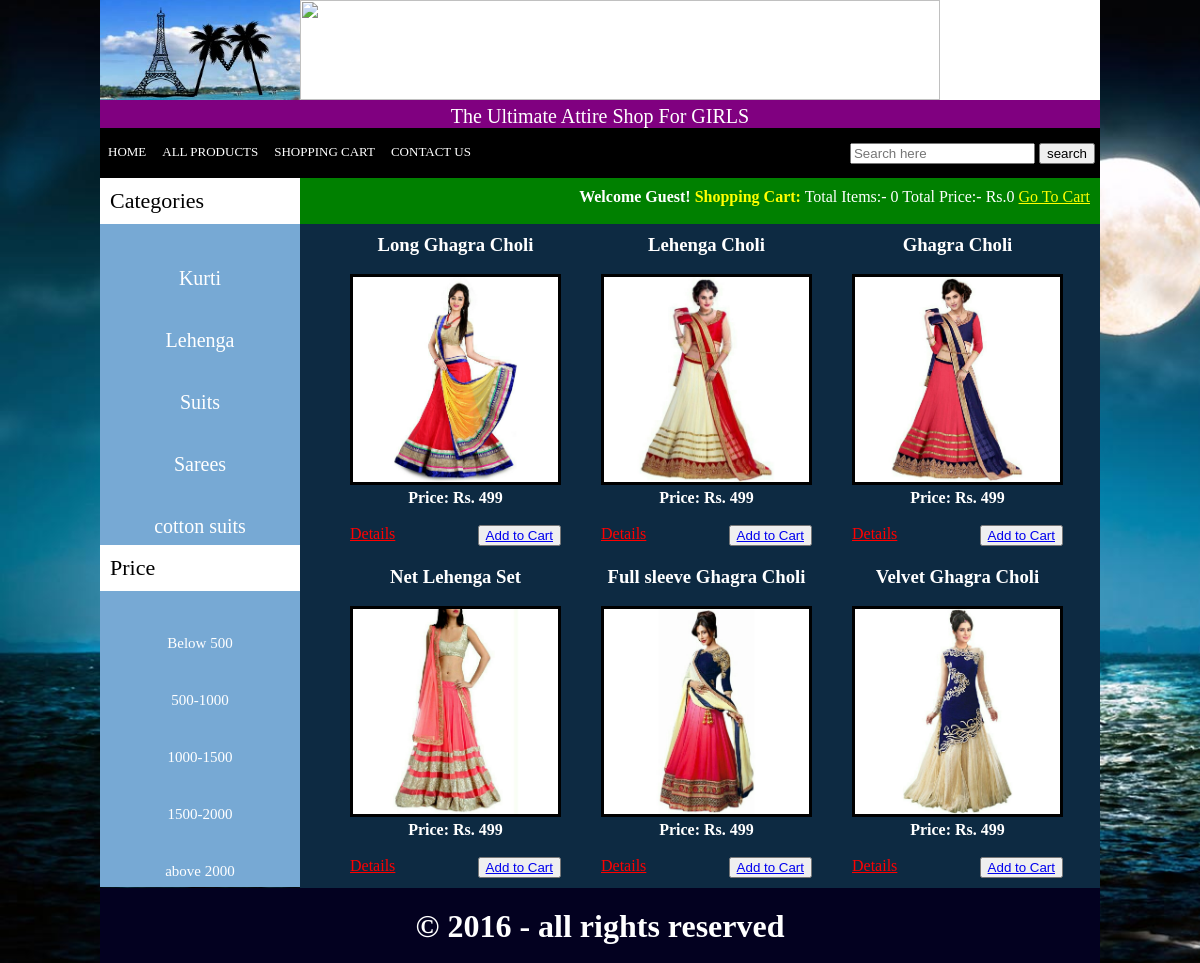
/index.php?cat=3, run on the app's committed database.
### tables this page shows
CREATE TABLE IF NOT EXISTS `categories` (
`cat_id` int(10) NOT NULL,
  `cat_title` text NOT NULL
);

CREATE TABLE IF NOT EXISTS `price` (
`price_id` int(10) NOT NULL,
  `price_title` text NOT NULL
);

CREATE TABLE IF NOT EXISTS `products` (
`product_id` int(10) NOT NULL,
  `cat_id` int(10) NOT NULL,
  `price_id` int(10) NOT NULL,
  `date` timestamp NOT NULL DEFAULT CURRENT_TIMESTAMP ON UPDATE CURRENT_TIMESTAMP,
  `product_title` text NOT NULL,
  `product_img1` text NOT NULL,
  `product_img2` text NOT NULL,
  `product_cost` int(10) NOT NULL,
  `product_desc` text NOT NULL,
  `product_keywords` text NOT NULL,
  `status` text NOT NULL
);

### functions/functions.php (the view, shortened to what this page needs)
<?php
$db = mysqli_connect("localhost","root","","myshop");
function getIp(){
	$ip =$_SERVER['REMOTE_ADDR'];
	return $ip;
}
function total_items(){
	if(isset($_GET['add_cart']))
	{
		global $db;
		$ip = getIp();
		$get_items = "select * from cart where ip_add='$ip'";
		$run_items = mysqli_query($db,$get_items);
		$count_items =mysqli_num_rows($run_items);
	}
		else{
			global $db;
		$ip = getIp();
		$get_items = "select * from cart where ip_add='$ip'";
		$run_items = mysqli_query($db,$get_items);
		$count_items =mysqli_num_rows($run_items);
		}
		echo $count_items;
}
function total_price(){
	$total=0;
	echo "Rs.".$total;
}
function getCatPro()
{
	global $db;
	    if(isset($_GET['cat'])){
				$cat_id= $_GET['cat'];
				$get_cat_pro="select * from products where cat_id='$cat_id' order by rand()";
				$run_cat_pro= mysqli_query($db, $get_cat_pro);
				while($row_cat_pro=mysqli_fetch_array($run_cat_pro))
				{
					$pro_id = $row_cat_pro['product_id'];
					$pro_title = $row_cat_pro['product_title'];
					$pro_cost = $row_cat_pro['product_cost'];
					$pro_image = $row_cat_pro['product_img1'];
				    echo "
				    <div id='single_product'>
				       <h3 style='color:white; text-decoration:none;'>$pro_title</h3></br>
				    <img src='admin_area/product_images/$pro_image' width='205px' height='205px'/></br>
				    <p><b style='color:white;'>Price: Rs. $pro_cost </b></p><br>
					<a href=details.php?pro_id=$pro_id style='float:left; color: red;'>Details</a>
					<a href=index.php?add_cart=$pro_id><button style='float:right; text-decoration:none color: green;'>Add to Cart</a>
					</div>
					";
				}
		}
	}
function getCats(){
			  global $db;
			   $get_cats = "select * from categories";
			   $run_cats = mysqli_query($db, $get_cats);
			   while($row_cats = mysqli_fetch_array($run_cats))
			   {
			   $cat_id= $row_cats['cat_id'];
			   $cat_title=$row_cats['cat_title'];
			   echo " <li></br></br><a href='index.php?cat=$cat_id' style='font-size: 20px';>$cat_title</a></li>";
			   }
}
function getPrice(){
			   global $db;
			   $get_price = "select * from price";
			   $run_price = mysqli_query($db, $get_price);
			   while($row_price = mysqli_fetch_array($run_price))
			   {
			   $price_id= $row_price['price_id'];
			   $price_title=$row_price['price_title'];
			   echo " <li></br></br><a href='index.php?price=$price_id'>$price_title</a></li>";
			   }
}
?>

### styles/style.css (style rules this page uses)
html, body, div, span, applet, object, iframe, h1, h2, h3, h4, h5, h6, p, blockquote, pre, a, abbr, acronym, address, big, cite, code, del, dfn, em, img, ins, kbd, q, s, samp, small, strike, strong, sub, sup, tt, var, b, u, i, center, dl, dt, dd, ol, ul, li, fieldset, form, label, legend, table, caption, tbody, tfoot, thead, tr, th, td, article, aside, canvas, details, embed, figure, figcaption, footer, header, hgroup, menu, nav, output, ruby, section, summary, time, mark, audio, video { margin: 0; padding: 0; border: 0; vertical-align: baseline; }
body { background-image: url('tabz.jpg'); }
#cats li { list-style:none; margin:3px; }
#cats a { color:white; text-decoration:none; font-size:15px; margin:4px; }
#single_product { float:left; padding:10px; margin-right:20px; }
#single_product img { border: 3px solid black; }

### index.php (style rules this page uses)
body { background-image: url('tabz.jpg'); background-size: cover; }

### data on the page
categories: cat_title "Kurti"
categories: cat_title "Lehenga"
categories: cat_title "Suits"
categories: cat_title "Sarees"
categories: cat_title "cotton suits"
price: price_title "Below 500"
price: price_title "500-1000"
price: price_title "1000-1500"
price: price_title "1500-2000"
price: price_title "above 2000"
products: product_title "Long Ghagra Choli", product_img1 (picture), product_cost "499"
products: product_title "Lehenga Choli", product_img1 (picture), product_cost "499"
products: product_title "Ghagra Choli", product_img1 (picture), product_cost "499"
products: product_title "Net Lehenga Set", product_img1 (picture), product_cost "499"
products: product_title "Full sleeve Ghagra Choli", product_img1 (picture), product_cost "499"
products: product_title "Velvet Ghagra Choli", product_img1 (picture), product_cost "499"

### other printed values
$count_items "0"
$total "0"
